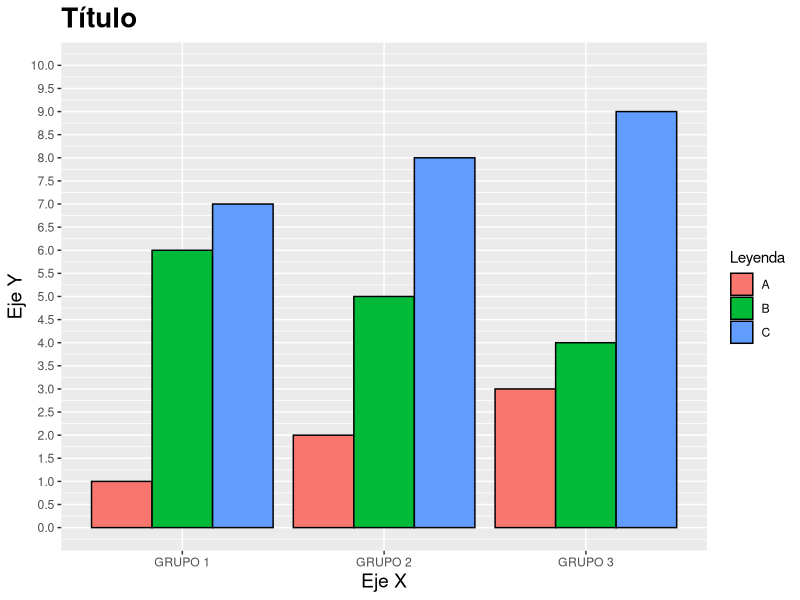
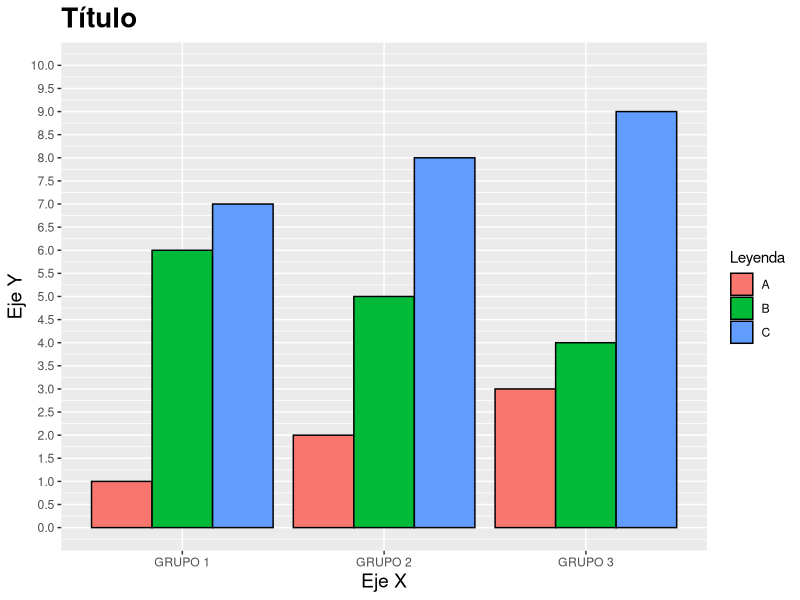

Reproduce these figures in R, in order.
#!/usr/bin/env Rscript
library("ggplot2")

# Agrupaciones del eje X
grupo <- c("A","A","A","B","B","B","C","C","C")
# Valores del eje X
ejeX <- c("GRUPO 1","GRUPO 2","GRUPO 3","GRUPO 1","GRUPO 2","GRUPO 3","GRUPO 1","GRUPO 2","GRUPO 3")
# Valores del eje Y
ejeY <- c(1,2,3,6,5,4,7,8,9)

# Genera los factores de los valores agrupados indicando que son caracteres
# Esto es necesario para que se muestren en el orden introducido
grupo.factor <- factor(grupo)
ejeX.factor <- factor(ejeX)
as.character(grupo.factor)
as.character(ejeX.factor)

# Creamos un marco con los datos que vamos a usar en el gráfico
datos <- data.frame(grupo.factor, ejeX.factor, ejeY)

# Generamos el gráfico
ggplot(data = datos, aes(x = ejeX.factor, y = ejeY, fill = grupo.factor)) +
  geom_bar(stat = "identity", position = position_dodge(), colour = "black") +
  coord_cartesian(ylim=c(0, 10)) +
  scale_y_continuous(breaks=seq(0, 10, 0.5)) +
  scale_fill_discrete(name="Leyenda") +
  xlab("Eje X") + ylab("Eje Y") + ggtitle("Título") +
  theme(plot.title=element_text(face="bold", size=20),
        axis.title=element_text(size=14))

ggsave("public/scripts/grafico.png")
